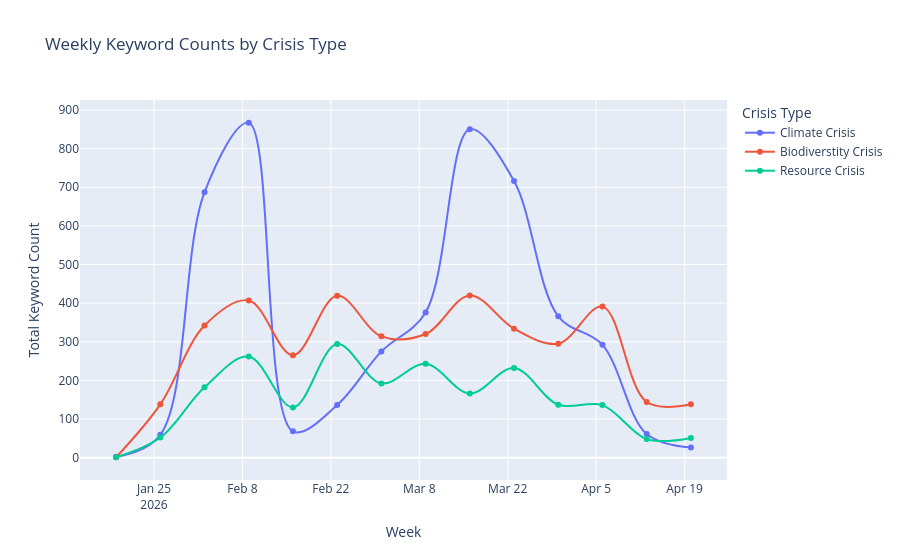

Notebook code for this chart:
### Code cell
legend_names = {
    'Crise climatique' : 'Climate Crisis',
    'Crise de la biodiversité' : 'Biodiverstity Crisis',
    'Crise des ressources' : 'Resource Crisis'
}

fig = go.Figure()

for crisis in weekly_crisis['Crise Type'].unique():
    subset = weekly_crisis[weekly_crisis['Crise Type'] == crisis]

    fig.add_trace(
        go.Scatter(
            x=subset['Week'],
            y=subset['Count'],
            mode='lines+markers',
            name=legend_names.get(crisis, crisis),
            line_shape='spline'
        )
    )

fig.update_layout(
    title='Weekly Keyword Counts by Crisis Type',
    xaxis_title='Week',
    yaxis_title='Total Keyword Count',
    hovermode='x unified',
    legend_title_text='Crisis Type'
)

fig.show()

### Figure 1 — Plotly figure (JSON) as saved in the notebook; plotly's stock layout.template omitted (floating-point values rounded to 4 significant figures)
{"data": [{"line": {"shape": "spline"}, "mode": "lines+markers", "name": "Climate Crisis", "type": "scatter", "x": ["2026-01-19T00:00:00", "2026-01-26T00:00:00", "2026-02-02T00:00:00", "2026-02-09T00:00:00", "2026-02-16T00:00:00", "2026-02-23T00:00:00", "2026-03-02T00:00:00", "2026-03-09T00:00:00", "2026-03-16T00:00:00", "2026-03-23T00:00:00", "2026-03-30T00:00:00", "2026-04-06T00:00:00", "2026-04-13T00:00:00", "2026-04-20T00:00:00"], "y": [2, 59, 687, 867, 68, 136, 275, 376, 850, 716, 366, 292, 61, 26]}, {"line": {"shape": "spline"}, "mode": "lines+markers", "name": "Biodiverstity Crisis", "type": "scatter", "x": ["2026-01-19T00:00:00", "2026-01-26T00:00:00", "2026-02-02T00:00:00", "2026-02-09T00:00:00", "2026-02-16T00:00:00", "2026-02-23T00:00:00", "2026-03-02T00:00:00", "2026-03-09T00:00:00", "2026-03-16T00:00:00", "2026-03-23T00:00:00", "2026-03-30T00:00:00", "2026-04-06T00:00:00", "2026-04-13T00:00:00", "2026-04-20T00:00:00"], "y": [1, 138, 342, 407, 265, 419, 314, 320, 420, 334, 295, 391, 144, 138]}, {"line": {"shape": "spline"}, "mode": "lines+markers", "name": "Resource Crisis", "type": "scatter", "x": ["2026-01-19T00:00:00", "2026-01-26T00:00:00", "2026-02-02T00:00:00", "2026-02-09T00:00:00", "2026-02-16T00:00:00", "2026-02-23T00:00:00", "2026-03-02T00:00:00", "2026-03-09T00:00:00", "2026-03-16T00:00:00", "2026-03-23T00:00:00", "2026-03-30T00:00:00", "2026-04-06T00:00:00", "2026-04-13T00:00:00", "2026-04-20T00:00:00"], "y": [1, 52, 182, 262, 130, 294, 192, 243, 166, 232, 137, 136, 48, 51]}], "layout": {"hovermode": "x unified", "legend": {"title": {"text": "Crisis Type"}}, "title": {"text": "Weekly Keyword Counts by Crisis Type"}, "xaxis": {"title": {"text": "Week"}}, "yaxis": {"title": {"text": "Total Keyword Count"}}}}
